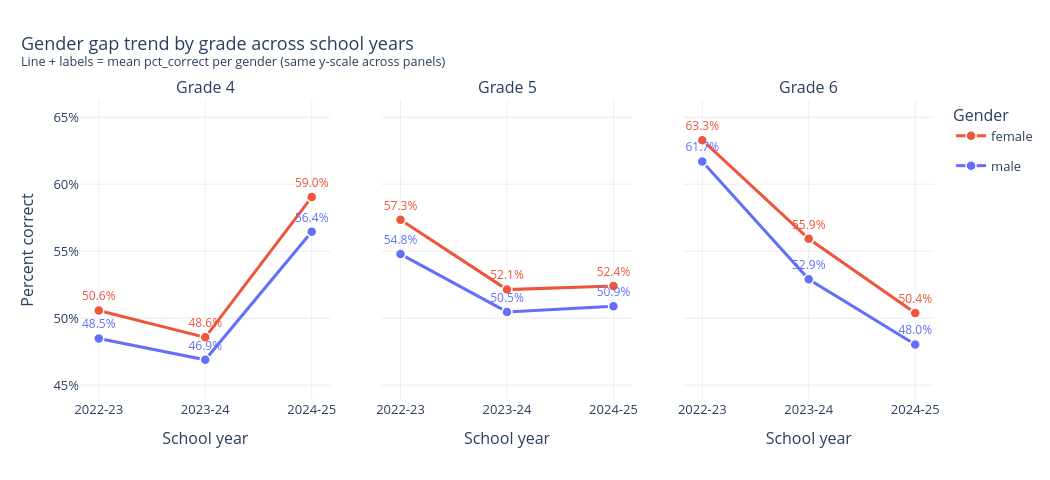

Notebook code for this chart:
### Markdown cell above
### Trend plot: gender gap by year, per grade

Same small-multiples style as the score trend above: one panel per grade,
with a line per gender showing mean `pct_correct` across school years and
value labels, on a shared y-axis so the gap is easy to compare across
grades.

### Code cell
gender_stats = (
    assessment_df.groupby(["grade", "year", "Gender"])["pct_correct"]
    .mean()
    .reset_index()
    .sort_values(["grade", "Gender", "year"])
)

gender_colors = {"female": "#EF553B", "male": "#636EFA"}
genders = sorted(gender_stats["Gender"].dropna().unique())

y_min_g = gender_stats["pct_correct"].min() - 0.03
y_max_g = gender_stats["pct_correct"].max() + 0.03

fig = make_subplots(
    rows=1,
    cols=len(grades),
    subplot_titles=[f"Grade {g}" for g in grades],
    shared_yaxes=True,
    horizontal_spacing=0.06,
)

for i, grade_val in enumerate(grades, start=1):
    for gender in genders:
        gg = gender_stats[(gender_stats["grade"] == grade_val) & (gender_stats["Gender"] == gender)]
        color = gender_colors.get(gender, "#AB63FA")

        fig.add_trace(
            go.Scatter(
                x=gg["year"],
                y=gg["pct_correct"],
                mode="lines+markers+text",
                name=gender,
                legendgroup=gender,
                showlegend=(i == 1),
                line=dict(color=color, width=3),
                marker=dict(size=10, line=dict(color="white", width=1.5)),
                text=[f"{v:.1%}" for v in gg["pct_correct"]],
                textposition="top center",
                textfont=dict(size=12, color=color),
                hovertemplate=f"{gender}<br>" + "Year: %{x}<br>Mean: %{y:.1%}<extra></extra>",
            ),
            row=1,
            col=i,
        )

    fig.update_xaxes(title_text="School year", row=1, col=i)

fig.update_yaxes(
    title_text="Percent correct",
    tickformat=".0%",
    range=[y_min_g, y_max_g],
    gridcolor="rgba(0,0,0,0.08)",
    row=1,
    col=1,
)
for i in range(2, len(grades) + 1):
    fig.update_yaxes(range=[y_min_g, y_max_g], gridcolor="rgba(0,0,0,0.08)", row=1, col=i)

fig.update_layout(
    title=dict(
        text="Gender gap trend by grade across school years<br><sup>Line + labels = mean pct_correct per gender (same y-scale across panels)</sup>",
        x=0.02,
        xanchor="left",
    ),
    template="plotly_white",
    font=dict(size=13),
    width=1050,
    height=480,
    margin=dict(t=100),
    legend_title="Gender",
)
fig.show()

### Figure 1 — Plotly figure (JSON) as saved in the notebook; plotly's stock layout.template omitted (floating-point values rounded to 4 significant figures)
{"data": [{"hovertemplate": "female<br>Year: %{x}<br>Mean: %{y:.1%}<extra></extra>", "legendgroup": "female", "line": {"color": "#EF553B", "width": 3}, "marker": {"line": {"color": "white", "width": 1.5}, "size": 10}, "mode": "lines+markers+text", "name": "female", "showlegend": true, "text": ["50.6%", "48.6%", "59.0%"], "textfont": {"color": "#EF553B", "size": 12}, "textposition": "top center", "type": "scatter", "x": ["2022-23", "2023-24", "2024-25"], "xaxis": "x", "y": [0.5057, 0.4857, 0.5904], "yaxis": "y"}, {"hovertemplate": "male<br>Year: %{x}<br>Mean: %{y:.1%}<extra></extra>", "legendgroup": "male", "line": {"color": "#636EFA", "width": 3}, "marker": {"line": {"color": "white", "width": 1.5}, "size": 10}, "mode": "lines+markers+text", "name": "male", "showlegend": true, "text": ["48.5%", "46.9%", "56.4%"], "textfont": {"color": "#636EFA", "size": 12}, "textposition": "top center", "type": "scatter", "x": ["2022-23", "2023-24", "2024-25"], "xaxis": "x", "y": [0.4849, 0.4689, 0.5645], "yaxis": "y"}, {"hovertemplate": "female<br>Year: %{x}<br>Mean: %{y:.1%}<extra></extra>", "legendgroup": "female", "line": {"color": "#EF553B", "width": 3}, "marker": {"line": {"color": "white", "width": 1.5}, "size": 10}, "mode": "lines+markers+text", "name": "female", "showlegend": false, "text": ["57.3%", "52.1%", "52.4%"], "textfont": {"color": "#EF553B", "size": 12}, "textposition": "top center", "type": "scatter", "x": ["2022-23", "2023-24", "2024-25"], "xaxis": "x2", "y": [0.5734, 0.5213, 0.524], "yaxis": "y2"}, {"hovertemplate": "male<br>Year: %{x}<br>Mean: %{y:.1%}<extra></extra>", "legendgroup": "male", "line": {"color": "#636EFA", "width": 3}, "marker": {"line": {"color": "white", "width": 1.5}, "size": 10}, "mode": "lines+markers+text", "name": "male", "showlegend": false, "text": ["54.8%", "50.5%", "50.9%"], "textfont": {"color": "#636EFA", "size": 12}, "textposition": "top center", "type": "scatter", "x": ["2022-23", "2023-24", "2024-25"], "xaxis": "x2", "y": [0.5478, 0.5046, 0.5089], "yaxis": "y2"}, {"hovertemplate": "female<br>Year: %{x}<br>Mean: %{y:.1%}<extra></extra>", "legendgroup": "female", "line": {"color": "#EF553B", "width": 3}, "marker": {"line": {"color": "white", "width": 1.5}, "size": 10}, "mode": "lines+markers+text", "name": "female", "showlegend": false, "text": ["63.3%", "55.9%", "50.4%"], "textfont": {"color": "#EF553B", "size": 12}, "textposition": "top center", "type": "scatter", "x": ["2022-23", "2023-24", "2024-25"], "xaxis": "x3", "y": [0.6329, 0.5592, 0.5038], "yaxis": "y3"}, {"hovertemplate": "male<br>Year: %{x}<br>Mean: %{y:.1%}<extra></extra>", "legendgroup": "male", "line": {"color": "#636EFA", "width": 3}, "marker": {"line": {"color": "white", "width": 1.5}, "size": 10}, "mode": "lines+markers+text", "name": "male", "showlegend": false, "text": ["61.7%", "52.9%", "48.0%"], "textfont": {"color": "#636EFA", "size": 12}, "textposition": "top center", "type": "scatter", "x": ["2022-23", "2023-24", "2024-25"], "xaxis": "x3", "y": [0.6169, 0.529, 0.4803], "yaxis": "y3"}], "layout": {"annotations": [{"font": {"size": 16}, "showarrow": false, "text": "Grade 4", "x": 0.1467, "xanchor": "center", "xref": "paper", "y": 1, "yanchor": "bottom", "yref": "paper"}, {"font": {"size": 16}, "showarrow": false, "text": "Grade 5", "x": 0.5, "xanchor": "center", "xref": "paper", "y": 1, "yanchor": "bottom", "yref": "paper"}, {"font": {"size": 16}, "showarrow": false, "text": "Grade 6", "x": 0.8533, "xanchor": "center", "xref": "paper", "y": 1, "yanchor": "bottom", "yref": "paper"}], "font": {"size": 13}, "height": 480, "legend": {"title": {"text": "Gender"}}, "margin": {"t": 100}, "title": {"text": "Gender gap trend by grade across school years<br><sup>Line + labels = mean pct_correct per gender (same y-scale across panels)</sup>", "x": 0.02, "xanchor": "left"}, "width": 1050, "xaxis": {"anchor": "y", "domain": [0, 0.2933], "title": {"text": "School year"}}, "xaxis2": {"anchor": "y2", "domain": [0.3533, 0.6467], "title": {"text": "School year"}}, "xaxis3": {"anchor": "y3", "domain": [0.7067, 1], "title": {"text": "School year"}}, "yaxis": {"anchor": "x", "domain": [0, 1], "gridcolor": "rgba(0,0,0,0.08)", "range": [0.4389, 0.6629], "tickformat": ".0%", "title": {"text": "Percent correct"}}, "yaxis2": {"anchor": "x2", "domain": [0, 1], "gridcolor": "rgba(0,0,0,0.08)", "matches": "y", "range": [0.4389, 0.6629], "showticklabels": false}, "yaxis3": {"anchor": "x3", "domain": [0, 1], "gridcolor": "rgba(0,0,0,0.08)", "matches": "y", "range": [0.4389, 0.6629], "showticklabels": false}}}
